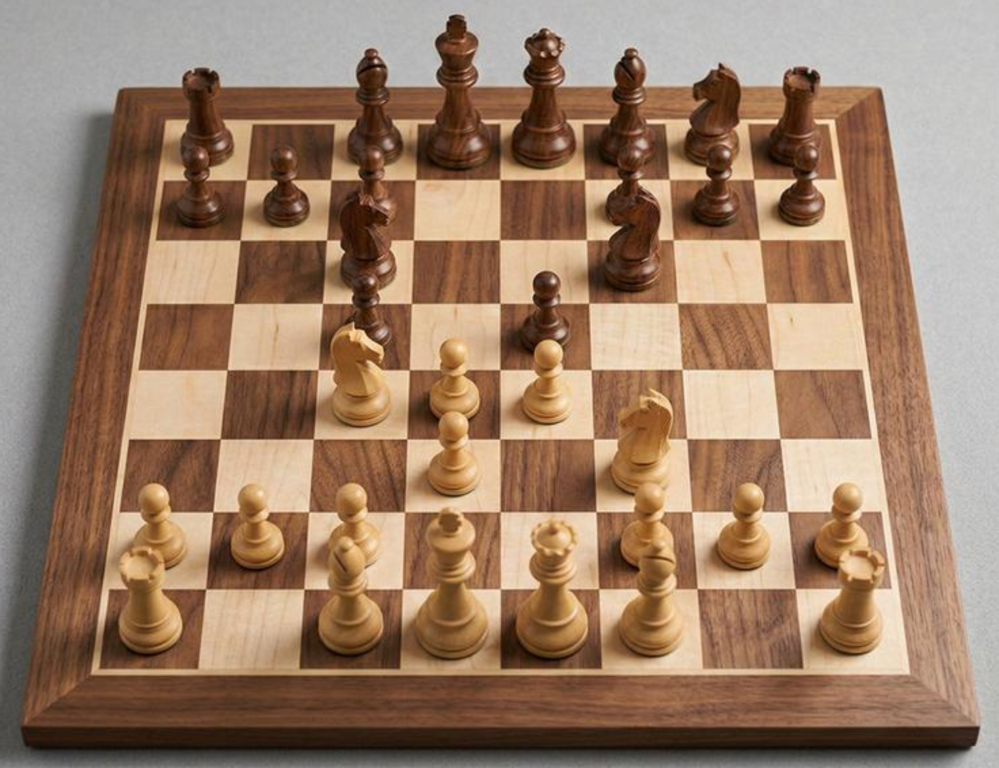
#> input picture schachbretter/IMG_5243.png, 999 x 768 px
$ python -i schach_pipeline.py   (imports and definitions only)   (older library calls are emulated)
#> lines starting #> are read from the running program, lines starting #| are printed output that depends on the picture; after the words box and inside, x2 and y2 are one past the last pixel; in counts of white or black regions, pixels touching at a corner belong together
#> further down, picture is the input picture: shape (768, 999, 3); mean B, G, R 103.5, 126.1, 155.2
"""
Schach-Bilderkennung: Brett zuschneiden -> Felder -> Figuren einzeln -> Baumdiagramm

Aufruf:  python schach_pipeline.py brett.jpeg  [--out ausgabe]

Schritte
  1. Brett finden    : äusseren Rahmen als Viereck erkennen, perspektivisch entzerren,
                       dann das 8x8-Raster über Kanten-Projektionen exakt finden
                       und alles ausserhalb (Holzrahmen + Koordinatenrand) wegschneiden.
  2. Felder          : das Brett in 64 Felder teilen, Belegung über Kantendichte bestimmen.
  3. Figuren einzeln : jede Figur mit GrabCut freistellen und als PNG (transparenter
                       Hintergrund) speichern; Farbe (weiss/schwarz) über Farbanalyse.
  4. Figurentyp      : k-NN-Klassifikator auf HOG-Merkmalen + Silhouetten-Höhe.
                       Trainingsdaten = Bilder in der Grundstellung (automatisch gelabelt).
  5. Baumdiagramm    : Brett -> Farbe -> Figurentyp -> Feld (mit Bildern), via Graphviz.
"""
import argparse, json, os, subprocess
import cv2
import numpy as np
from scipy.signal import find_peaks
from skimage.feature import hog
from sklearn.neighbors import KNeighborsClassifier
from sklearn.preprocessing import StandardScaler
from sklearn.pipeline import make_pipeline

NAMEN = {"K": "König", "D": "Dame", "T": "Turm", "L": "Läufer", "S": "Springer", "B": "Bauer"}
GRUNDSTELLUNG = {  # Rang 1/8 Figuren von Linie a..h
    1: "TSLDKLST", 8: "TSLDKLST"}
WARP = 900  # Kantenlänge des entzerrten Rahmenbilds


# ---------------------------------------------------------------- 1. Brett
def order_pts(p):
    p = np.array(p, dtype=np.float32)
    s, d = p.sum(1), np.diff(p, axis=1).ravel()
    return np.array([p[s.argmin()], p[d.argmin()], p[s.argmax()], p[d.argmax()]], np.float32)


def finde_rahmen(img):
    g = cv2.GaussianBlur(cv2.cvtColor(img, cv2.COLOR_BGR2GRAY), (5, 5), 0)
    e = cv2.dilate(cv2.Canny(g, 50, 150), np.ones((3, 3)))
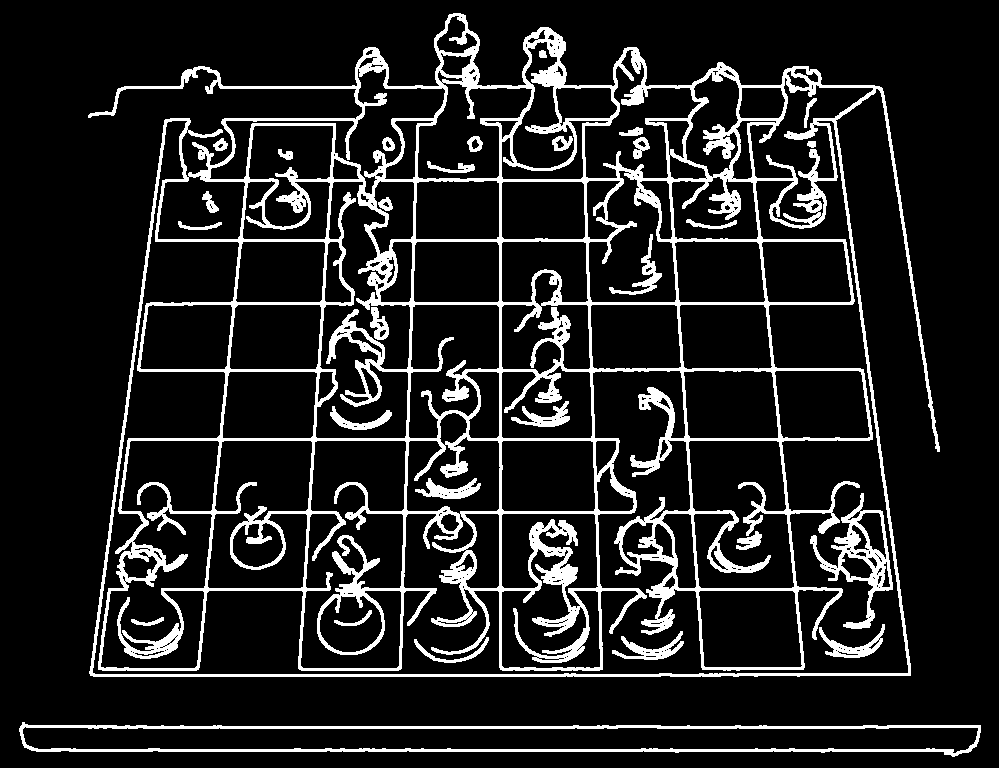
#> e: shape (768, 999); 12.7% white; 29 white regions
    cs, _ = cv2.findContours(e, cv2.RETR_LIST, cv2.CHAIN_APPROX_SIMPLE)
#> cs = 456 contours, 298 with area under 20; largest, box (x1, y1, x2, y2) and area: (88, 13, 940, 677) 440798, (92, 120, 909, 675) 89058, (19, 722, 981, 757) 24239, (22, 726, 979, 754) 20062, (100, 440, 220, 669) 16812
    best = None
    for c in sorted(cs, key=cv2.contourArea, reverse=True):
        ap = cv2.approxPolyDP(c, 0.02 * cv2.arcLength(c, True), True)
        if len(ap) == 4 and cv2.contourArea(ap) > 0.15 * img.shape[0] * img.shape[1]:
            best = ap.reshape(4, 2)
            break
#> this loop made 456 passes
#> ap on passes 3, 4, 11: [[19, 728], [980, 732]], [[22, 733], [978, 728]], [[698, 592], [792, 590], [802, 665], [705, 667]]
    if best is None:  # Fallback: ganzes Bild
        h, w = img.shape[:2]
#> h = 768; w = 999
        best = [[0, 0], [w, 0], [w, h], [0, h]]
#> best = [[0, 0], [999, 0], [999, 768], [0, 768]]
    return order_pts(best)


def raster_linien(profil, n=9):
    """Sucht n gleichabständige Linien mit maximaler Kantenstärke."""
    pk, _ = find_peaks(profil, distance=len(profil) // 20, height=profil.max() * 0.2)
    diffs = np.diff(pk)
    m = np.median(diffs[(diffs > len(profil) / 14) & (diffs < len(profil) / 7)])
    best, bestscore = None, -1
    for d in np.linspace(0.92 * m, 1.08 * m, 33):
        for s in range(0, int(len(profil) - 8 * d)):
            pos = s + d * np.arange(n)
            idx = np.clip(pos.astype(int), 0, len(profil) - 1)
            score = sum(profil[max(i - 2, 0):i + 3].max() for i in idx)
            if score > bestscore:
                best, bestscore = pos, score
    return best


def schneide_brett(img, out):
    rahmen = finde_rahmen(img)
#> rahmen = [[0, 0], [999, 0], [999, 768], [0, 768]]
    M1 = cv2.getPerspectiveTransform(rahmen, np.float32([[0, 0], [WARP, 0], [WARP, WARP], [0, WARP]]))
#> M1 = [[0.901, 0, 0], [0, 1.17, 0], [0, 0, 1]]
    w = cv2.warpPerspective(img, M1, (WARP, WARP))
    g = cv2.cvtColor(w, cv2.COLOR_BGR2GRAY).astype(float)
#> g: shape (900, 900) float64
    gx = np.abs(cv2.Sobel(g, cv2.CV_64F, 1, 0, ksize=3))
    gy = np.abs(cv2.Sobel(g, cv2.CV_64F, 0, 1, ksize=3))
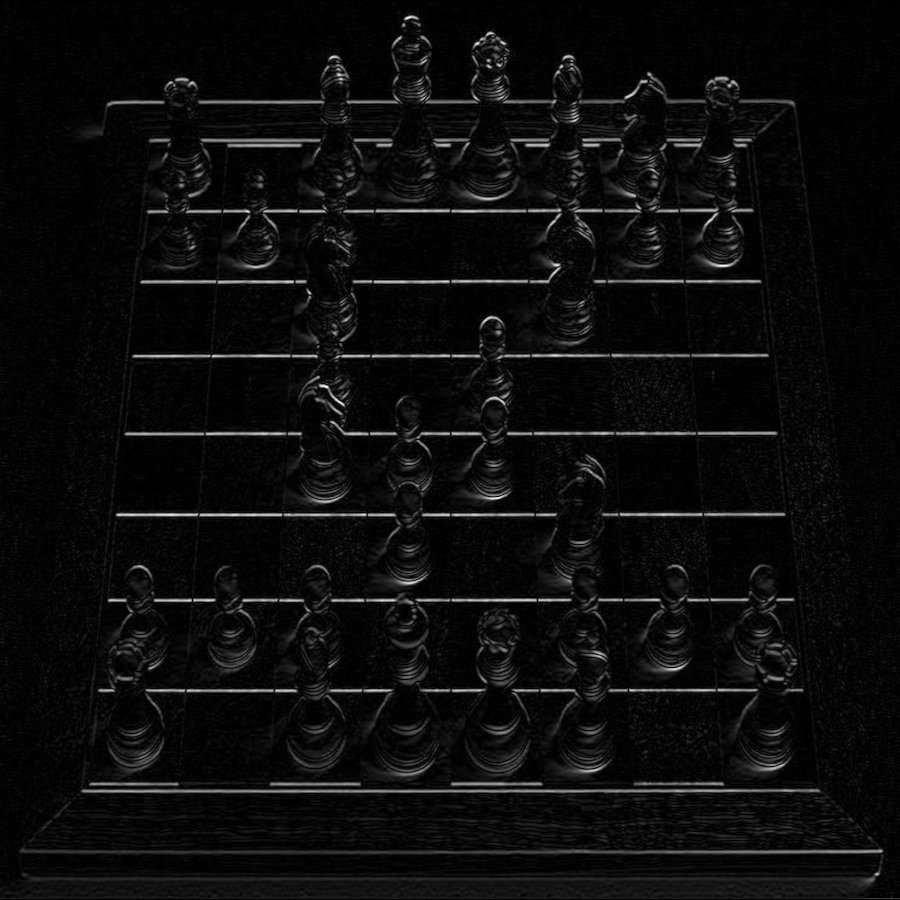
#> gy: shape (900, 900) float64; min 0, max 458, mean 22.8; drawn with min black and max white
    # mittlere Reihen sind meist leer -> sauberes Kantensignal
    c0, c1 = int(WARP * .35), int(WARP * .65)
    xs = raster_linien(gx[c0:c1, :].sum(0))
#> in raster_linien, `pk, _ = find_peaks(profil, distance=len(profil) // 20, height=profil.m..`: pk = [114, 290, 368, 450, 533, 620, 781]
#> in raster_linien, `diffs = np.diff(pk)`: diffs = [176, 78, 82, 83, 87, 161]
#> in raster_linien, `m = np.median(diffs[(diffs > len(profil) / 14) & (diffs < len(profil) ..`: m = 82.5
#> after the loop in raster_linien, `for d in np.linspace(0.92 * m, 1.08 * m, 33):`: best = [115, 198.7, 282.5, 366.2, 450, 533.7, 617.4, 701.2, 784.9]; bestscore = 280189
#> xs has the same summary as best in raster_linien
    ys = raster_linien(gy[:, c0:c1].sum(1))
#> ys = [191, 272.4, 353.8, 435.2, 516.7, 598.1, 679.5, 760.9, 842.3]
    # Rasterecken zurück ins Originalbild -> zweite, exakte Entzerrung
    ecken_w = np.float32([[xs[0], ys[0]], [xs[-1], ys[0]], [xs[-1], ys[-1]], [xs[0], ys[-1]]])
#> ecken_w = [[115, 191], [784.9, 191], [784.9, 842.3], [115, 842.3]]
    ecken = cv2.perspectiveTransform(ecken_w[None], np.linalg.inv(M1))[0]
#> ecken = [[127.7, 163], [871.2, 163], [871.2, 718.8], [127.7, 718.8]]
    S = 100  # Pixel pro Feld
    M2 = cv2.getPerspectiveTransform(ecken, np.float32([[0, 0], [8 * S, 0], [8 * S, 8 * S], [0, 8 * S]]))
#> M2 = [[1.08, 2.81e-17, -137.3], [0, 1.44, -234.6], [-1.43e-19, -2.56e-19, 1]]
    brett = cv2.warpPerspective(img, M2, (8 * S, 8 * S))
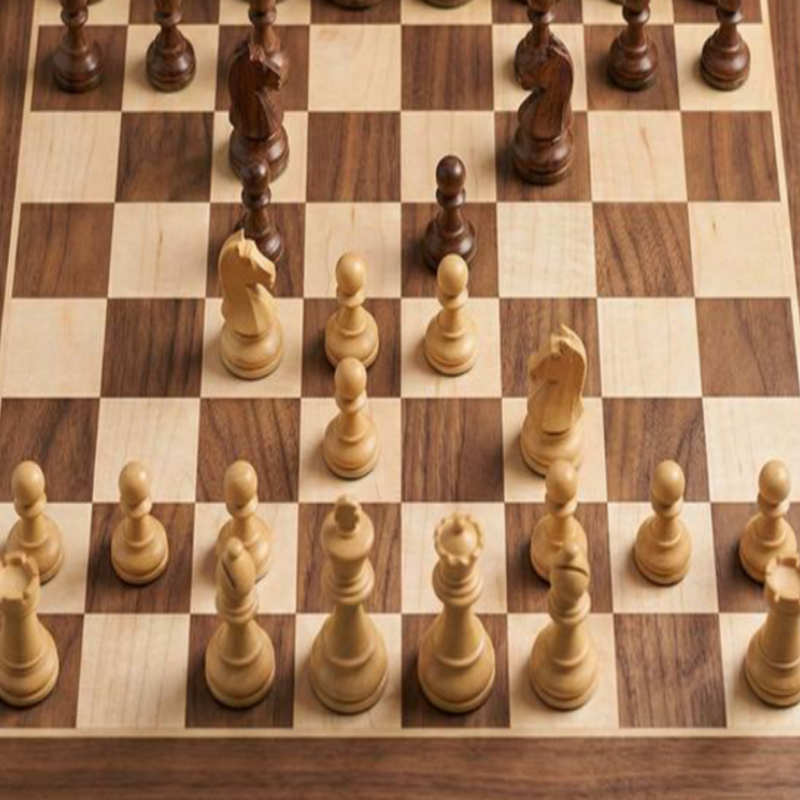
#> brett: shape (800, 800, 3); mean B, G, R 93.5, 125.4, 164.5
    # Rand-Variante (für Figuren, die über ihr Feld hinausragen)
    P = 90
    M3 = cv2.getPerspectiveTransform(ecken, np.float32([[P, P], [8 * S + P, P], [8 * S + P, 8 * S + P], [P, 8 * S + P]]))
#> M3 = [[1.08, -2.6e-17, -47.33], [2.25e-18, 1.44, -144.6], [-2.87e-19, -2.72e-19, 1]]
    brett_pad = cv2.warpPerspective(img, M3, (8 * S + 2 * P, 8 * S + 2 * P), borderMode=cv2.BORDER_REPLICATE)
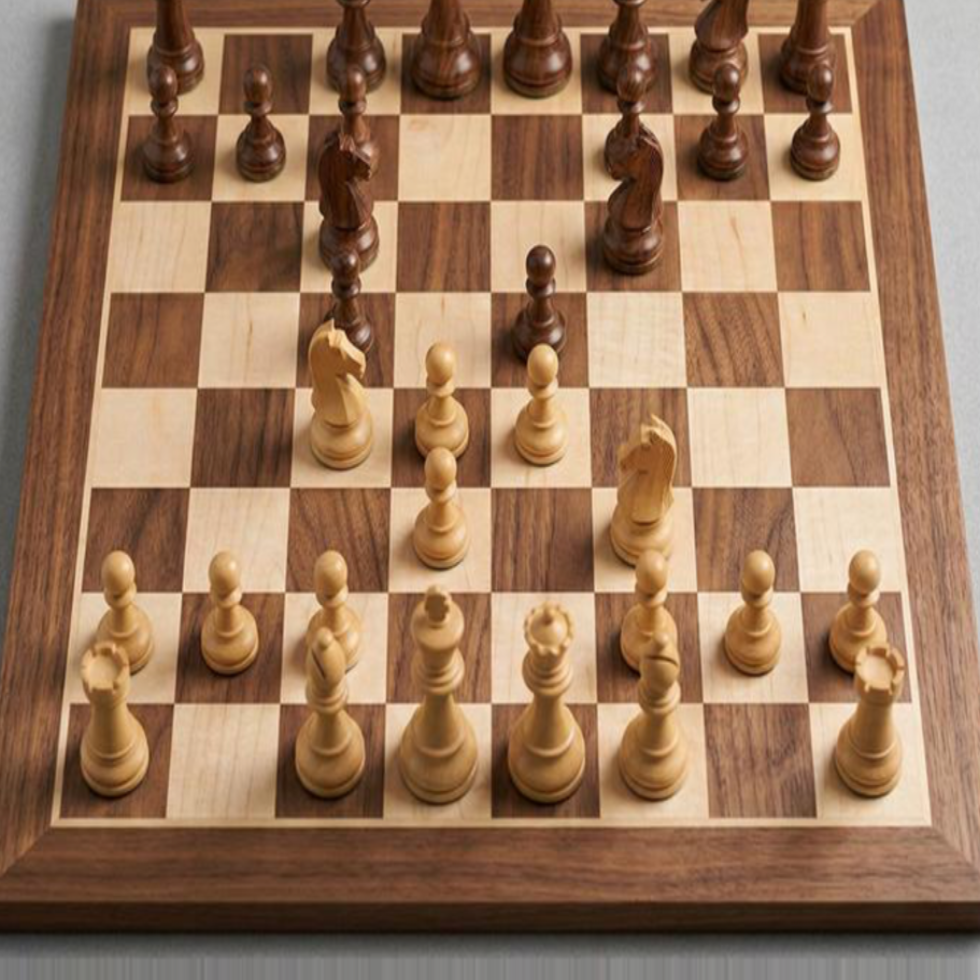
#> brett_pad: shape (980, 980, 3); mean B, G, R 90, 116.9, 151.5
    cv2.imwrite(f"{out}/1_brett_zugeschnitten.png", brett)
    dbg = img.copy()
    cv2.polylines(dbg, [rahmen.astype(int)], True, (0, 0, 255), 4)
    cv2.polylines(dbg, [ecken.astype(int)], True, (0, 255, 0), 4)
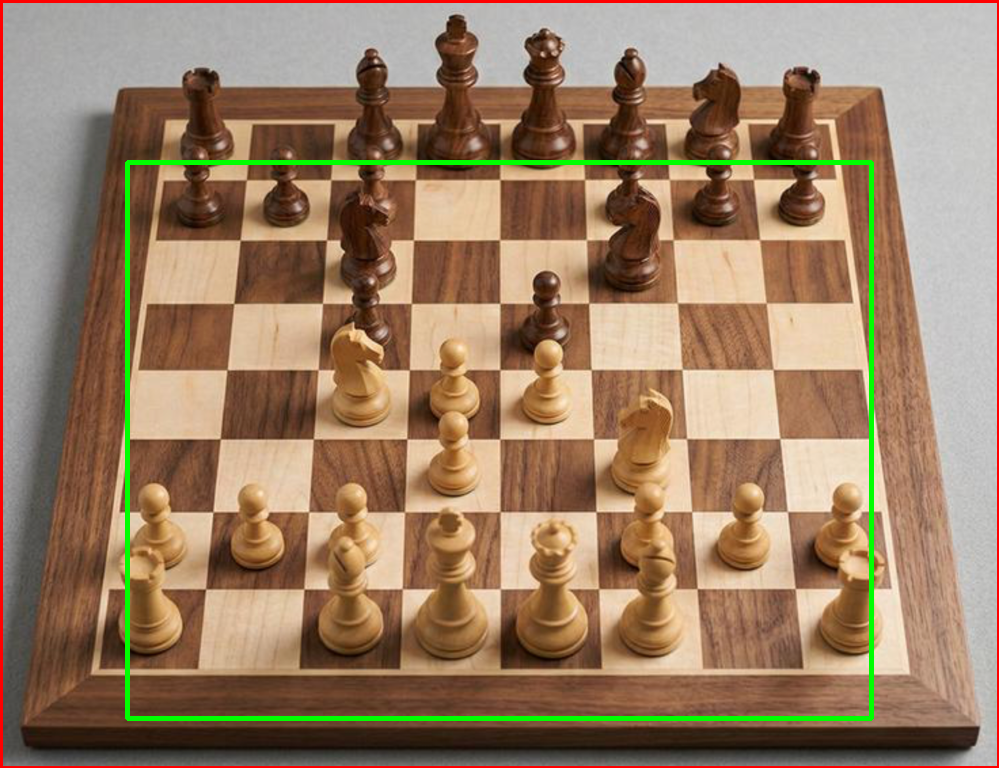
#> dbg: shape (768, 999, 3); mean B, G, R 100.4, 126.9, 154
    cv2.imwrite(f"{out}/0_erkennung.png", dbg)
    return brett, brett_pad, S, P


# ---------------------------------------------------------------- Orientierung
# [19 lines left out: function orientierung, not called in this run]


def cream_anteil(bgr):
    lab = cv2.cvtColor(bgr, cv2.COLOR_BGR2LAB)
    return float(((lab[..., 0] > 180) & (lab[..., 2] > 138)).mean())


# ---------------------------------------------------------------- 2./3. Felder + Figuren
# [221 lines left out: functions analysiere_felder, leeres_brett_modell, figur_ausschneiden, merkmale, grundstellung_labels, klassifiziere and 2 more, not called in this run]


# [2 lines not run here, left out]

>>> import cv2
>>> picture = cv2.imread('schachbretter/IMG_5243.png')
>>> result = schneide_brett(picture, 'out.png')
